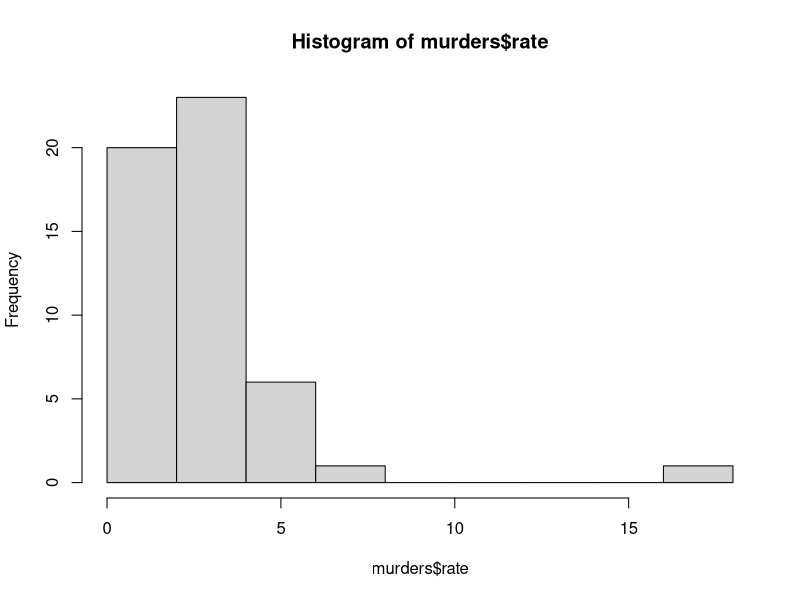
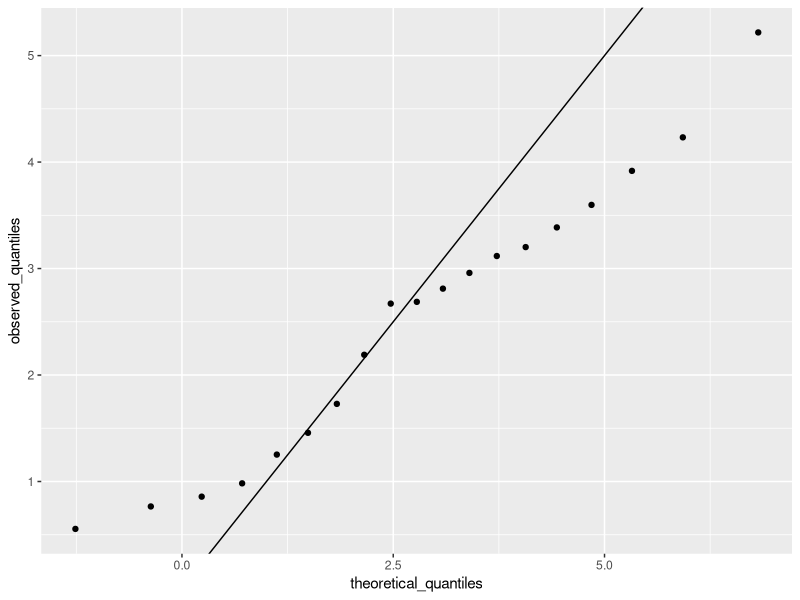
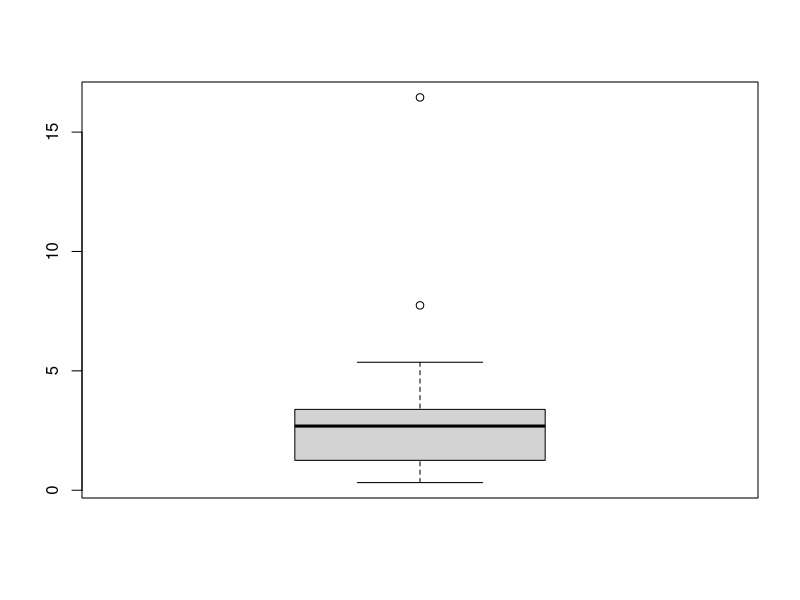

Write the R code that produced these figures, in order.
library(tidyverse)
library(dslabs)
library(dplyr)
data(murders)

murders <- murders %>% mutate(rate = total / population * 10^5)

# histogram representation of murder rate
hist(murders$rate)

# qq representation of murder rate
p <- seq(0.05, 0.95, 0.05)
observed_quantiles <- quantile(murders$rate, p)
theoretical_quantiles <- qnorm(p, mean(murders$rate), sd(murders$rate))

qplot(theoretical_quantiles, observed_quantiles) + geom_abline()

# clearly, the distribution is not well represented by a normal approximation
# we can use a boxplot to better represent this data
boxplot(murders$rate)

# the solid line in the shaded area represents the median murder rate
# the top and bottom faces of the box represent the 3rd and 1st quartiles respectively
# the span of the dotted lines indicates the range of murder rate values (except outliers)
# the two separate points are outliers and plotted separately
